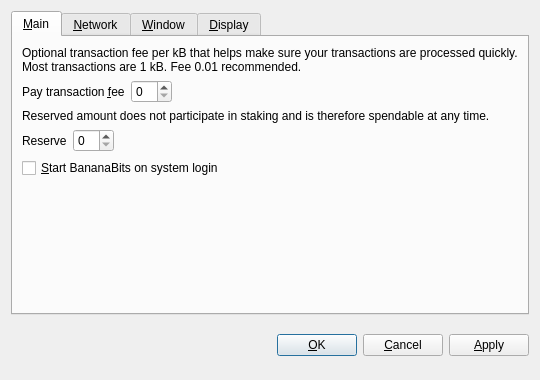
<?xml version="1.0" encoding="UTF-8"?>
<ui version="4.0">
 <class>OptionsDialog</class>
 <widget class="QDialog" name="OptionsDialog">
  <property name="geometry">
   <rect>
    <x>0</x>
    <y>0</y>
    <width>540</width>
    <height>380</height>
   </rect>
  </property>
  <property name="windowTitle">
   <string>Options</string>
  </property>
  <property name="modal">
   <bool>true</bool>
  </property>
  <layout class="QVBoxLayout" name="verticalLayout">
   <item>
    <widget class="QTabWidget" name="tabWidget">
     <property name="tabPosition">
      <enum>QTabWidget::North</enum>
     </property>
     <property name="currentIndex">
      <number>0</number>
     </property>
     <widget class="QWidget" name="tabMain">
      <attribute name="title">
       <string>&amp;Main</string>
      </attribute>
      <layout class="QVBoxLayout" name="verticalLayout_Main">
       <item>
        <widget class="QLabel" name="transactionFeeInfoLabel">
         <property name="text">
          <string>Optional transaction fee per kB that helps make sure your transactions are processed quickly. Most transactions are 1 kB. Fee 0.01 recommended.</string>
         </property>
         <property name="textFormat">
          <enum>Qt::PlainText</enum>
         </property>
         <property name="wordWrap">
          <bool>true</bool>
         </property>
        </widget>
       </item>
       <item>
        <layout class="QHBoxLayout" name="horizontalLayoutFee">
         <item>
          <widget class="QLabel" name="transactionFeeLabel">
           <property name="text">
            <string>Pay transaction &amp;fee</string>
           </property>
           <property name="textFormat">
            <enum>Qt::PlainText</enum>
           </property>
           <property name="buddy">
            <cstring>transactionFee</cstring>
           </property>
          </widget>
         </item>
         <item>
          <widget class="BitcoinAmountField" name="transactionFee"/>
         </item>
         <item>
          <spacer name="horizontalSpacerFee">
           <property name="orientation">
            <enum>Qt::Horizontal</enum>
           </property>
           <property name="sizeHint" stdset="0">
            <size>
             <width>40</width>
             <height>20</height>
            </size>
           </property>
          </spacer>
         </item>
        </layout>
       </item>
       <item>
        <widget class="QLabel" name="reserveBalanceInfoLabel">
         <property name="text">
          <string>Reserved amount does not participate in staking and is therefore spendable at any time.</string>
         </property>
         <property name="textFormat">
          <enum>Qt::PlainText</enum>
         </property>
         <property name="wordWrap">
          <bool>true</bool>
         </property>
        </widget>
       </item>
       <item>
        <layout class="QHBoxLayout" name="horizontalLayoutReserveBalance">
         <item>
          <widget class="QLabel" name="reserveBalanceLabel">
           <property name="text">
            <string>Reserve</string>
           </property>
           <property name="textFormat">
            <enum>Qt::PlainText</enum>
           </property>
           <property name="buddy">
            <cstring>reserveBalance</cstring>
           </property>
          </widget>
         </item>
         <item>
          <widget class="BitcoinAmountField" name="reserveBalance"/>
         </item>
         <item>
          <spacer name="horizontalSpacerReserveBalance">
           <property name="orientation">
            <enum>Qt::Horizontal</enum>
           </property>
           <property name="sizeHint" stdset="0">
            <size>
             <width>40</width>
             <height>20</height>
            </size>
           </property>
          </spacer>
         </item>
        </layout>
       </item>
       <item>
        <widget class="QCheckBox" name="bitcoinAtStartup">
         <property name="toolTip">
          <string>Automatically start BananaBits after logging in to the system.</string>
         </property>
         <property name="text">
          <string>&amp;Start BananaBits on system login</string>
         </property>
        </widget>
       </item>
       <item>
        <spacer name="verticalSpacer_Main">
         <property name="orientation">
          <enum>Qt::Vertical</enum>
         </property>
         <property name="sizeHint" stdset="0">
          <size>
           <width>20</width>
           <height>40</height>
          </size>
         </property>
        </spacer>
       </item>
      </layout>
     </widget>
     <widget class="QWidget" name="tabNetwork">
      <attribute name="title">
       <string>&amp;Network</string>
      </attribute>
      <layout class="QVBoxLayout" name="verticalLayout_Network">
       <item>
        <widget class="QCheckBox" name="mapPortUpnp">
         <property name="toolTip">
          <string>Automatically open the BananaBits client port on the router. This only works when your router supports UPnP and it is enabled.</string>
         </property>
         <property name="text">
          <string>Map port using &amp;UPnP</string>
         </property>
        </widget>
       </item>
       <item>
        <widget class="QCheckBox" name="connectSocks">
         <property name="toolTip">
          <string>Connect to the BananaBits network through a SOCKS5 proxy (e.g. when connecting through Tor).</string>
         </property>
         <property name="text">
          <string>&amp;Connect through SOCKS5 proxy:</string>
         </property>
        </widget>
       </item>
       <item>
        <layout class="QHBoxLayout" name="horizontalLayout_Network">
         <item>
          <widget class="QLabel" name="proxyIpLabel">
           <property name="text">
            <string>Proxy &amp;IP:</string>
           </property>
           <property name="textFormat">
            <enum>Qt::PlainText</enum>
           </property>
           <property name="buddy">
            <cstring>proxyIp</cstring>
           </property>
          </widget>
         </item>
         <item>
          <widget class="QValidatedLineEdit" name="proxyIp">
           <property name="maximumSize">
            <size>
             <width>140</width>
             <height>16777215</height>
            </size>
           </property>
           <property name="toolTip">
            <string>IP address of the proxy (e.g. 127.0.0.1)</string>
           </property>
          </widget>
         </item>
         <item>
          <widget class="QLabel" name="proxyPortLabel">
           <property name="text">
            <string>&amp;Port:</string>
           </property>
           <property name="textFormat">
            <enum>Qt::PlainText</enum>
           </property>
           <property name="buddy">
            <cstring>proxyPort</cstring>
           </property>
          </widget>
         </item>
         <item>
          <widget class="QLineEdit" name="proxyPort">
           <property name="maximumSize">
            <size>
             <width>55</width>
             <height>16777215</height>
            </size>
           </property>
           <property name="toolTip">
            <string>Port of the proxy (e.g. 9050)</string>
           </property>
          </widget>
         </item>
         <item>
          <spacer name="horizontalSpacer_Network">
           <property name="orientation">
            <enum>Qt::Horizontal</enum>
           </property>
           <property name="sizeHint" stdset="0">
            <size>
             <width>40</width>
             <height>20</height>
            </size>
           </property>
          </spacer>
         </item>
        </layout>
       </item>
       <item>
        <spacer name="verticalSpacer_Network">
         <property name="orientation">
          <enum>Qt::Vertical</enum>
         </property>
         <property name="sizeHint" stdset="0">
          <size>
           <width>20</width>
           <height>40</height>
          </size>
         </property>
        </spacer>
       </item>
      </layout>
     </widget>
     <widget class="QWidget" name="tabWindow">
      <attribute name="title">
       <string>&amp;Window</string>
      </attribute>
      <layout class="QVBoxLayout" name="verticalLayout_Window">
       <item>
        <widget class="QCheckBox" name="minimizeToTray">
         <property name="toolTip">
          <string>Show only a tray icon after minimizing the window.</string>
         </property>
         <property name="text">
          <string>&amp;Minimize to the tray instead of the taskbar</string>
         </property>
        </widget>
       </item>
       <item>
        <widget class="QCheckBox" name="minimizeOnClose">
         <property name="toolTip">
          <string>Minimize instead of exit the application when the window is closed. When this option is enabled, the application will be closed only after selecting Quit in the menu.</string>
         </property>
         <property name="text">
          <string>M&amp;inimize on close</string>
         </property>
        </widget>
       </item>
       <item>
        <spacer name="verticalSpacer_Window">
         <property name="orientation">
          <enum>Qt::Vertical</enum>
         </property>
         <property name="sizeHint" stdset="0">
          <size>
           <width>20</width>
           <height>40</height>
          </size>
         </property>
        </spacer>
       </item>
      </layout>
     </widget>
     <widget class="QWidget" name="tabDisplay">
      <attribute name="title">
       <string>&amp;Display</string>
      </attribute>
      <layout class="QVBoxLayout" name="verticalLayout_Display">
       <item>
        <layout class="QHBoxLayout" name="horizontalLayout_1_Display">
         <item>
          <widget class="QLabel" name="langLabel">
           <property name="text">
            <string>User Interface &amp;language:</string>
           </property>
           <property name="textFormat">
            <enum>Qt::PlainText</enum>
           </property>
           <property name="buddy">
            <cstring>lang</cstring>
           </property>
          </widget>
         </item>
         <item>
          <widget class="QValueComboBox" name="lang">
           <property name="toolTip">
            <string>The user interface language can be set here. This setting will take effect after restarting BananaBits.</string>
           </property>
          </widget>
         </item>
        </layout>
       </item>
       <item>
        <layout class="QHBoxLayout" name="horizontalLayout_2_Display">
         <item>
          <widget class="QLabel" name="unitLabel">
           <property name="text">
            <string>&amp;Unit to show amounts in:</string>
           </property>
           <property name="textFormat">
            <enum>Qt::PlainText</enum>
           </property>
           <property name="buddy">
            <cstring>unit</cstring>
           </property>
          </widget>
         </item>
         <item>
          <widget class="QValueComboBox" name="unit">
           <property name="toolTip">
            <string>Choose the default subdivision unit to show in the interface and when sending coins.</string>
           </property>
          </widget>
         </item>
        </layout>
       </item>
       <item>
        <widget class="QCheckBox" name="coinControlFeatures">
         <property name="toolTip">
          <string>Whether to show coin control features or not.</string>
         </property>
         <property name="text">
          <string>Display coin &amp;control features (experts only!)</string>
         </property>
        </widget>
       </item>
       <item>
        <widget class="QCheckBox" name="minimizeCoinAge">
         <property name="toolTip">
          <string>Whether to select the coin outputs randomly or with minimal coin age.</string>
         </property>
         <property name="text">
          <string>Minimize weight consumption (experimental)</string>
         </property>
        </widget>
       </item>
       <item>
        <widget class="QCheckBox" name="useBlackTheme">
         <property name="text">
          <string>Use black visual theme (requires restart)</string>
         </property>
        </widget>
       </item>
       <item>
        <spacer name="verticalSpacer_Display">
         <property name="orientation">
          <enum>Qt::Vertical</enum>
         </property>
         <property name="sizeHint" stdset="0">
          <size>
           <width>20</width>
           <height>40</height>
          </size>
         </property>
        </spacer>
       </item>
      </layout>
     </widget>
    </widget>
   </item>
   <item>
    <layout class="QHBoxLayout" name="horizontalLayout_Buttons">
     <item>
      <spacer name="horizontalSpacer_1">
       <property name="orientation">
        <enum>Qt::Horizontal</enum>
       </property>
       <property name="sizeHint" stdset="0">
        <size>
         <width>40</width>
         <height>48</height>
        </size>
       </property>
      </spacer>
     </item>
     <item>
      <widget class="QLabel" name="statusLabel">
       <property name="font">
        <font>
         <weight>75</weight>
         <bold>true</bold>
        </font>
       </property>
       <property name="text">
        <string/>
       </property>
       <property name="textFormat">
        <enum>Qt::PlainText</enum>
       </property>
       <property name="wordWrap">
        <bool>true</bool>
       </property>
      </widget>
     </item>
     <item>
      <spacer name="horizontalSpacer_2">
       <property name="orientation">
        <enum>Qt::Horizontal</enum>
       </property>
       <property name="sizeHint" stdset="0">
        <size>
         <width>40</width>
         <height>48</height>
        </size>
       </property>
      </spacer>
     </item>
     <item>
      <widget class="QPushButton" name="okButton">
       <property name="text">
        <string>&amp;OK</string>
       </property>
      </widget>
     </item>
     <item>
      <widget class="QPushButton" name="cancelButton">
       <property name="text">
        <string>&amp;Cancel</string>
       </property>
       <property name="autoDefault">
        <bool>false</bool>
       </property>
      </widget>
     </item>
     <item>
      <widget class="QPushButton" name="applyButton">
       <property name="text">
        <string>&amp;Apply</string>
       </property>
       <property name="autoDefault">
        <bool>false</bool>
       </property>
      </widget>
     </item>
    </layout>
   </item>
  </layout>
 </widget>
 <customwidgets>
  <customwidget>
   <class>BitcoinAmountField</class>
   <extends>QSpinBox</extends>
   <header>bitcoinamountfield.h</header>
  </customwidget>
  <customwidget>
   <class>QValueComboBox</class>
   <extends>QComboBox</extends>
   <header>qvaluecombobox.h</header>
  </customwidget>
  <customwidget>
   <class>QValidatedLineEdit</class>
   <extends>QLineEdit</extends>
   <header>qvalidatedlineedit.h</header>
  </customwidget>
 </customwidgets>
 <resources/>
 <connections/>
</ui>
